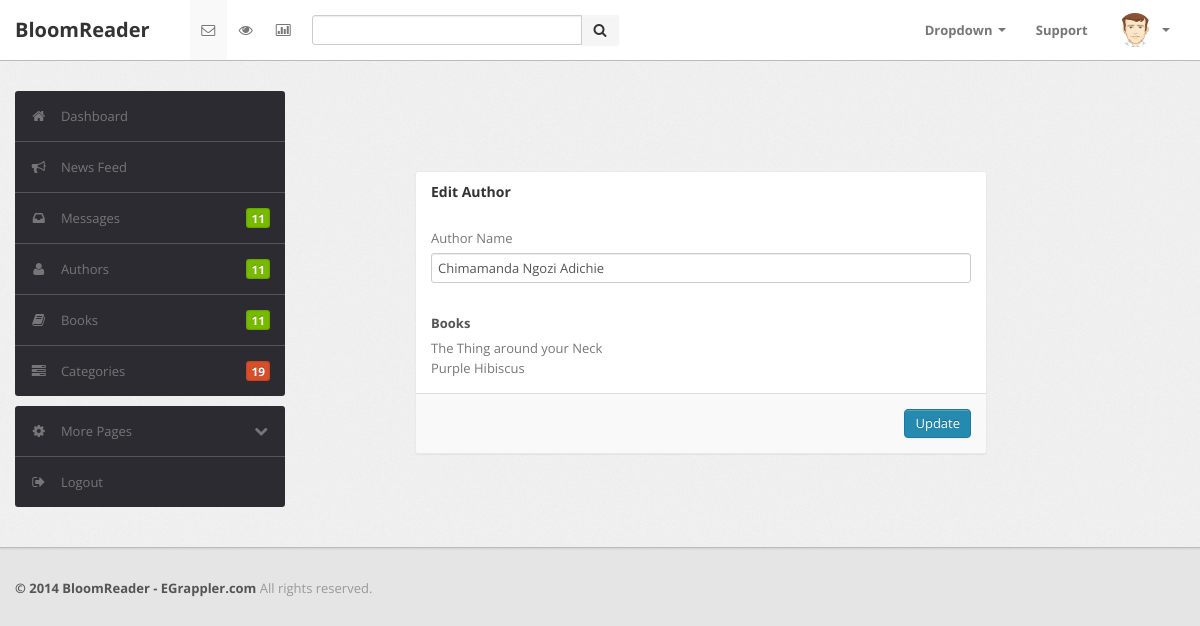
/admin/edit-author.php?authid=2 (signed in), run on the app's committed database.
### tables this page shows
CREATE TABLE IF NOT EXISTS `authors` (
  `ID` int NOT NULL AUTO_INCREMENT,
  `AuthorName` text NOT NULL,
  `DateAdded` date NOT NULL,
  `LastUPDATED` date NOT NULL,
  PRIMARY KEY (`ID`)
);

CREATE TABLE IF NOT EXISTS `books` (
  `ID` int NOT NULL AUTO_INCREMENT,
  `BookName` text NOT NULL,
  `ISBN` int NOT NULL,
  `AuthorID` int NOT NULL,
  `CategoryID` int NOT NULL,
  `PRICE` int NOT NULL,
  `RegDate` date NOT NULL,
  `STATUS` int NOT NULL,
  `LastUPDATED` date NOT NULL,
  PRIMARY KEY (`ID`)
);

### admin/edit-author.php (the view, shortened to what this page needs)
<?php
include ("connect.php");
?>
<!DOCTYPE html>
<html lang="en">
<head>
<head>
	<link type="text/css" href="bootstrap/css/bootstrap.min.css" rel="stylesheet">
	<link type="text/css" href="bootstrap/css/bootstrap-responsive.min.css" rel="stylesheet">
	<link type="text/css" href="css/theme.css" rel="stylesheet">
	<link type="text/css" href="images/icons/css/font-awesome.css" rel="stylesheet">
</head>
<body>
    <div class="navbar navbar-fixed-top">
        <?php include ("admin-navbar.php");?>
    </div>
	<div class="wrapper">
		<div class="container">
			<div class="row">
				<div class="span3">
                        <?php include ("admin-sidebar.php");?>
				</div>
				<div class="module module-login span6 offset1 ">
                   <div class="" id="editAuthor">
					<form class="form-vertical" action="" method="post" enctype="multipart/form-data">
						<div class="module-head">
							<h3>Edit Author</h3>
						</div>
						<?php
						$authid=intval($_GET['authid']);
						$sql1 = "SELECT * FROM AUTHORS WHERE `ID` = '$authid' ";
						$result = $conn->query($sql1);
                            while($row = mysqli_fetch_assoc($result)) {
                                 $author =  $row['AuthorName'];
                             }
						?>
						<div class="module-body">
							<div class="control-group">
								<div class="controls row-fluid">
									<label for="name" class="col-form-label">Author Name</label>
									<input class="span12" name="AutName" type="text" id="AutName" value="<?php echo $author; ?>" required>
								</div>
							</div>
						</div>
						<div class="module-body">
							<div class="control-group">
								<div class="controls row-fluid">
									<label for="name" class="col-form-label"><strong>Books</strong></label>
									<?php
									$sql2 = "SELECT `BookName` FROM BOOKS WHERE `AuthorID` = '$authid' ";
									$result = $conn->query($sql2);
			                            while($row = mysqli_fetch_assoc($result)) {
			                                $books =  $row['BookName'];
			                            	echo $books.'<br>';
			                            }
		                            if(mysqli_num_rows($result)==0){echo ("No books registered for this Author");}?>
								</div>
							</div>
						</div>
						<div class="module-foot">
							<div class="control-group">
								<div class="controls clearfix">
									<input type="submit" name="update" class="btn btn-primary pull-right" value="Update">
								</div>
							</div>
						</div>
					</form>
				   </div>
				</div>
			</div>
		</div>
	</div>
	<div class="footer">
        <div class="container">
            <b class="copyright">&copy; 2014 BloomReader - EGrappler.com </b>All rights reserved.
        </div>
    </div>
</body>

### admin/css/theme.css (style rules this page uses)
body { font-size: 13px; font-family: 'Open Sans', Arial, sans-serif; background: #e5e5e5; color: #777; }
h1, h2, h3, h4, h5, h6 { color: #333; margin-top: 0 }
h3 { font-size: 20px }
strong, b { color: #555 }
.wrapper { background: url(../images/bg.png) #eee; border-bottom: 1px solid #bbb; -webkit-box-shadow: 0 1px 2px rgba(0,0,0,0.1); -moz-box-shadow: 0 1px 2px rgba(0,0,0,0.1); box-shadow: 0 1px 2px rgba(0,0,0,0.1); padding: 30px 0 }
.footer { color: #999; padding: 30px 0 60px }
form { margin: 0 }
select, textarea, input[type="text"], input[type="password"], input[type="datetime"], input[type="datetime-local"], input[type="date"], input[type="month"], input[type="time"], input[type="week"], input[type="number"], input[type="email"], input[type="url"], input[type="search"], input[type="tel"], input[type="color"], .uneditable-input, label, input, button, select, textarea { -webkit-border-radius: 3px; -moz-border-radius: 3px; border-radius: 3px; font-size: 13px; font-family: 'Open Sans', Tahoma, Arial, sans-serif }
.module { background: #fff; -webkit-border-radius: 3px; -moz-border-radius: 3px; border-radius: 3px; border: 1px solid #ccc; border-bottom-color: #bbb; -webkit-box-shadow: 0 0 1px rgba(0,0,0,0.2); -moz-box-shadow: 0 0 1px rgba(0,0,0,0.2); box-shadow: 0 0 1px rgba(0,0,0,0.2); margin-bottom: 30px }
.form-horizontal .control-group, .form-vertical .control-group { margin-bottom: 0 }
.module-login { margin-bottom: 80px; margin-top: 80px }
.module-login .form-vertical input { margin-bottom: 0!important }
.navbar { position: static!important; margin: 0!important }
.btn, .btn-box { -webkit-border-radius: 3px; -moz-border-radius: 3px; border-radius: 3px }
.btn { font-size: 13px; font-weight: 600 }
.btn { display: inline-block; margin-bottom: 0; font-weight: 400; text-align: center; vertical-align: middle; cursor: pointer; background-image: none; border: 1px solid transparent; white-space: nowrap; padding: 4px 10px; font-size: 13px; line-height: 1.42857; border-radius: 4px; -webkit-user-select: none; -moz-user-select: none; -ms-user-select: none; user-select: none }
.btn-primary { color: #fff; background-color: #248aaf; border-color: #20799a }
.module { box-shadow: 0 0 3px rgba(0,0,0,.1); border-color: #e9e9e9; margin-bottom: 20px; background-color: #fff; border-radius: 4px; -webkit-box-shadow: 0 1px 1px rgba(0,0,0,.05); box-shadow: 0 1px 1px rgba(0,0,0,.05); }
.module-head { color: #767676; background-color: #ffffff; border-color: #e9e9e9; padding: 10px 15px; border-bottom: 1px solid transparent; border-top-right-radius: 3px; border-top-left-radius: 3px; }
.module-head h3 { font-size: 14px; line-height: 20px; height: 20px; margin: 0 }
.module-body { padding: 15px }
.module-foot { background: #f9f9f9; border-top: 1px solid #ddd; -webkit-border-radius: 0 0 2px 2px; -moz-border-radius: 0 0 2px 2px; border-radius: 0 0 2px 2px; padding: 15px }

### data on the page
authors: AutName "Chimamanda Ngozi Adichie"
books: BookName "The Thing around your Neck"
books: BookName "Purple Hibiscus"
